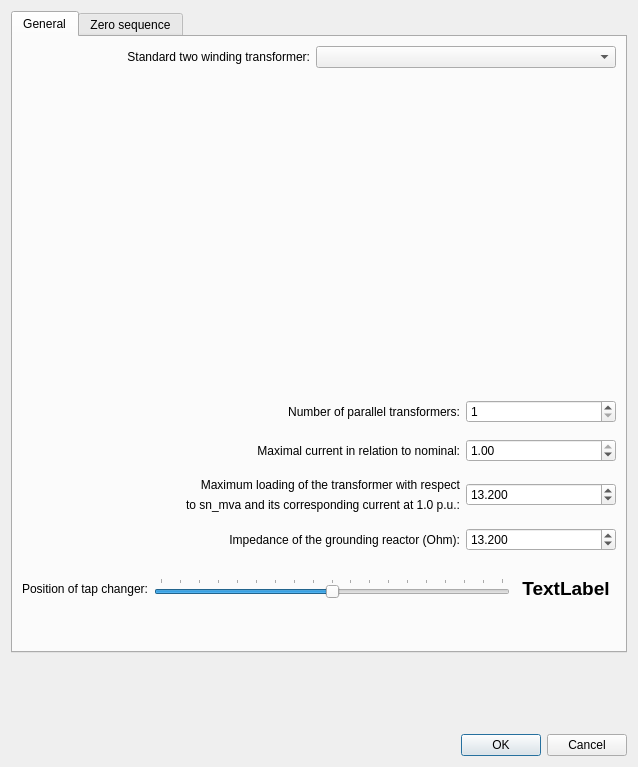
<?xml version="1.0" encoding="UTF-8"?>
<ui version="4.0">
 <class>Dialog</class>
 <widget class="QDialog" name="Dialog">
  <property name="geometry">
   <rect>
    <x>0</x>
    <y>0</y>
    <width>638</width>
    <height>767</height>
   </rect>
  </property>
  <property name="minimumSize">
   <size>
    <width>638</width>
    <height>767</height>
   </size>
  </property>
  <property name="maximumSize">
   <size>
    <width>638</width>
    <height>767</height>
   </size>
  </property>
  <property name="windowTitle">
   <string>Dialog</string>
  </property>
  <layout class="QVBoxLayout" name="verticalLayout">
   <item>
    <widget class="QTabWidget" name="tabWidget">
     <property name="currentIndex">
      <number>0</number>
     </property>
     <widget class="QWidget" name="tab">
      <attribute name="title">
       <string>General</string>
      </attribute>
      <layout class="QVBoxLayout" name="verticalLayout_2">
       <item>
        <layout class="QHBoxLayout" name="horizontalLayout_4">
         <item>
          <spacer name="horizontalSpacer_3">
           <property name="orientation">
            <enum>Qt::Horizontal</enum>
           </property>
           <property name="sizeHint" stdset="0">
            <size>
             <width>40</width>
             <height>20</height>
            </size>
           </property>
          </spacer>
         </item>
         <item>
          <widget class="QLabel" name="label_4">
           <property name="text">
            <string>Standard two winding transformer:</string>
           </property>
           <property name="alignment">
            <set>Qt::AlignRight|Qt::AlignTrailing|Qt::AlignVCenter</set>
           </property>
          </widget>
         </item>
         <item>
          <widget class="QComboBox" name="std_type">
           <property name="minimumSize">
            <size>
             <width>300</width>
             <height>0</height>
            </size>
           </property>
          </widget>
         </item>
        </layout>
       </item>
       <item>
        <spacer name="verticalSpacer_2">
         <property name="orientation">
          <enum>Qt::Vertical</enum>
         </property>
         <property name="sizeType">
          <enum>QSizePolicy::Fixed</enum>
         </property>
         <property name="sizeHint" stdset="0">
          <size>
           <width>20</width>
           <height>10</height>
          </size>
         </property>
        </spacer>
       </item>
       <item>
        <widget class="QWidget" name="widget_table_container" native="true">
         <property name="minimumSize">
          <size>
           <width>0</width>
           <height>300</height>
          </size>
         </property>
         <layout class="QHBoxLayout" name="horizontalLayout_3">
          <item>
           <layout class="QHBoxLayout" name="horizontalLayout_5">
            <item>
             <spacer name="horizontalSpacer_2">
              <property name="orientation">
               <enum>Qt::Horizontal</enum>
              </property>
              <property name="sizeHint" stdset="0">
               <size>
                <width>40</width>
                <height>20</height>
               </size>
              </property>
             </spacer>
            </item>
            <item>
             <layout class="QVBoxLayout" name="layout_table">
              <property name="sizeConstraint">
               <enum>QLayout::SetMaximumSize</enum>
              </property>
             </layout>
            </item>
            <item>
             <spacer name="horizontalSpacer">
              <property name="orientation">
               <enum>Qt::Horizontal</enum>
              </property>
              <property name="sizeHint" stdset="0">
               <size>
                <width>40</width>
                <height>20</height>
               </size>
              </property>
             </spacer>
            </item>
           </layout>
          </item>
         </layout>
        </widget>
       </item>
       <item>
        <spacer name="verticalSpacer_3">
         <property name="orientation">
          <enum>Qt::Vertical</enum>
         </property>
         <property name="sizeType">
          <enum>QSizePolicy::Fixed</enum>
         </property>
         <property name="sizeHint" stdset="0">
          <size>
           <width>20</width>
           <height>10</height>
          </size>
         </property>
        </spacer>
       </item>
       <item>
        <layout class="QHBoxLayout" name="horizontalLayout_26">
         <item>
          <spacer name="horizontalSpacer_4">
           <property name="orientation">
            <enum>Qt::Horizontal</enum>
           </property>
           <property name="sizeHint" stdset="0">
            <size>
             <width>40</width>
             <height>20</height>
            </size>
           </property>
          </spacer>
         </item>
         <item>
          <widget class="QLabel" name="label_25">
           <property name="text">
            <string>Number of parallel transformers:</string>
           </property>
           <property name="alignment">
            <set>Qt::AlignRight|Qt::AlignTrailing|Qt::AlignVCenter</set>
           </property>
          </widget>
         </item>
         <item>
          <widget class="QDoubleSpinBox" name="parallel">
           <property name="minimumSize">
            <size>
             <width>150</width>
             <height>0</height>
            </size>
           </property>
           <property name="decimals">
            <number>0</number>
           </property>
           <property name="minimum">
            <double>1.000000000000000</double>
           </property>
           <property name="maximum">
            <double>10.000000000000000</double>
           </property>
           <property name="singleStep">
            <double>1.000000000000000</double>
           </property>
           <property name="value">
            <double>1.000000000000000</double>
           </property>
          </widget>
         </item>
        </layout>
       </item>
       <item>
        <spacer name="verticalSpacer_6">
         <property name="orientation">
          <enum>Qt::Vertical</enum>
         </property>
         <property name="sizeType">
          <enum>QSizePolicy::Fixed</enum>
         </property>
         <property name="sizeHint" stdset="0">
          <size>
           <width>20</width>
           <height>10</height>
          </size>
         </property>
        </spacer>
       </item>
       <item>
        <layout class="QHBoxLayout" name="horizontalLayout_27">
         <item>
          <spacer name="horizontalSpacer_5">
           <property name="orientation">
            <enum>Qt::Horizontal</enum>
           </property>
           <property name="sizeHint" stdset="0">
            <size>
             <width>40</width>
             <height>20</height>
            </size>
           </property>
          </spacer>
         </item>
         <item>
          <widget class="QLabel" name="label_26">
           <property name="text">
            <string>Maximal current in relation to nominal:</string>
           </property>
           <property name="alignment">
            <set>Qt::AlignRight|Qt::AlignTrailing|Qt::AlignVCenter</set>
           </property>
          </widget>
         </item>
         <item>
          <widget class="QDoubleSpinBox" name="df">
           <property name="minimumSize">
            <size>
             <width>150</width>
             <height>0</height>
            </size>
           </property>
           <property name="decimals">
            <number>2</number>
           </property>
           <property name="minimum">
            <double>0.010000000000000</double>
           </property>
           <property name="maximum">
            <double>1.000000000000000</double>
           </property>
           <property name="singleStep">
            <double>0.010000000000000</double>
           </property>
           <property name="value">
            <double>1.000000000000000</double>
           </property>
          </widget>
         </item>
        </layout>
       </item>
       <item>
        <layout class="QHBoxLayout" name="horizontalLayout_8">
         <item>
          <spacer name="horizontalSpacer_6">
           <property name="orientation">
            <enum>Qt::Horizontal</enum>
           </property>
           <property name="sizeHint" stdset="0">
            <size>
             <width>40</width>
             <height>20</height>
            </size>
           </property>
          </spacer>
         </item>
         <item>
          <layout class="QVBoxLayout" name="verticalLayout_7">
           <item>
            <spacer name="verticalSpacer_8">
             <property name="orientation">
              <enum>Qt::Vertical</enum>
             </property>
             <property name="sizeType">
              <enum>QSizePolicy::Minimum</enum>
             </property>
             <property name="sizeHint" stdset="0">
              <size>
               <width>20</width>
               <height>10</height>
              </size>
             </property>
            </spacer>
           </item>
           <item>
            <widget class="QLabel" name="label_12">
             <property name="text">
              <string>Maximum loading of the transformer with respect</string>
             </property>
             <property name="alignment">
              <set>Qt::AlignRight|Qt::AlignTrailing|Qt::AlignVCenter</set>
             </property>
            </widget>
           </item>
           <item>
            <widget class="QLabel" name="label_13">
             <property name="text">
              <string>to sn_mva and its corresponding current at 1.0 p.u.:</string>
             </property>
             <property name="alignment">
              <set>Qt::AlignRight|Qt::AlignTrailing|Qt::AlignVCenter</set>
             </property>
            </widget>
           </item>
           <item>
            <spacer name="verticalSpacer_9">
             <property name="orientation">
              <enum>Qt::Vertical</enum>
             </property>
             <property name="sizeType">
              <enum>QSizePolicy::Minimum</enum>
             </property>
             <property name="sizeHint" stdset="0">
              <size>
               <width>20</width>
               <height>10</height>
              </size>
             </property>
            </spacer>
           </item>
          </layout>
         </item>
         <item>
          <widget class="QDoubleSpinBox" name="max_loading_percent">
           <property name="minimumSize">
            <size>
             <width>150</width>
             <height>0</height>
            </size>
           </property>
           <property name="decimals">
            <number>3</number>
           </property>
           <property name="minimum">
            <double>0.001000000000000</double>
           </property>
           <property name="maximum">
            <double>100.000000000000000</double>
           </property>
           <property name="singleStep">
            <double>10.000000000000000</double>
           </property>
           <property name="value">
            <double>13.199999999999999</double>
           </property>
          </widget>
         </item>
        </layout>
       </item>
       <item>
        <layout class="QHBoxLayout" name="horizontalLayout_25">
         <item>
          <spacer name="horizontalSpacer_7">
           <property name="orientation">
            <enum>Qt::Horizontal</enum>
           </property>
           <property name="sizeHint" stdset="0">
            <size>
             <width>40</width>
             <height>20</height>
            </size>
           </property>
          </spacer>
         </item>
         <item>
          <widget class="QLabel" name="label_24">
           <property name="text">
            <string>Impedance of the grounding reactor (Ohm):</string>
           </property>
           <property name="alignment">
            <set>Qt::AlignRight|Qt::AlignTrailing|Qt::AlignVCenter</set>
           </property>
          </widget>
         </item>
         <item>
          <widget class="QDoubleSpinBox" name="xn_ohm">
           <property name="minimumSize">
            <size>
             <width>150</width>
             <height>0</height>
            </size>
           </property>
           <property name="decimals">
            <number>3</number>
           </property>
           <property name="minimum">
            <double>-10000.000000000000000</double>
           </property>
           <property name="maximum">
            <double>10000.000000000000000</double>
           </property>
           <property name="singleStep">
            <double>1.000000000000000</double>
           </property>
           <property name="value">
            <double>13.199999999999999</double>
           </property>
          </widget>
         </item>
        </layout>
       </item>
       <item>
        <spacer name="verticalSpacer_4">
         <property name="orientation">
          <enum>Qt::Vertical</enum>
         </property>
         <property name="sizeType">
          <enum>QSizePolicy::Fixed</enum>
         </property>
         <property name="sizeHint" stdset="0">
          <size>
           <width>20</width>
           <height>20</height>
          </size>
         </property>
        </spacer>
       </item>
       <item>
        <layout class="QHBoxLayout" name="layout_tap_pos">
         <item>
          <widget class="QLabel" name="label_tap_pos">
           <property name="text">
            <string>Position of tap changer:</string>
           </property>
          </widget>
         </item>
         <item>
          <widget class="QSlider" name="tap_pos">
           <property name="toolTipDuration">
            <number>-1</number>
           </property>
           <property name="minimum">
            <number>-9</number>
           </property>
           <property name="maximum">
            <number>9</number>
           </property>
           <property name="orientation">
            <enum>Qt::Horizontal</enum>
           </property>
           <property name="tickPosition">
            <enum>QSlider::TicksAbove</enum>
           </property>
           <property name="tickInterval">
            <number>1</number>
           </property>
          </widget>
         </item>
         <item>
          <widget class="QLabel" name="tap_pos_display">
           <property name="sizePolicy">
            <sizepolicy hsizetype="Fixed" vsizetype="Fixed">
             <horstretch>0</horstretch>
             <verstretch>0</verstretch>
            </sizepolicy>
           </property>
           <property name="minimumSize">
            <size>
             <width>100</width>
             <height>0</height>
            </size>
           </property>
           <property name="maximumSize">
            <size>
             <width>100</width>
             <height>16777215</height>
            </size>
           </property>
           <property name="font">
            <font>
             <pointsize>14</pointsize>
             <weight>75</weight>
             <bold>true</bold>
            </font>
           </property>
           <property name="text">
            <string>TextLabel</string>
           </property>
           <property name="alignment">
            <set>Qt::AlignCenter</set>
           </property>
          </widget>
         </item>
        </layout>
       </item>
       <item>
        <spacer name="verticalSpacer_10">
         <property name="orientation">
          <enum>Qt::Vertical</enum>
         </property>
         <property name="sizeHint" stdset="0">
          <size>
           <width>20</width>
           <height>40</height>
          </size>
         </property>
        </spacer>
       </item>
      </layout>
     </widget>
     <widget class="QWidget" name="tab_2">
      <attribute name="title">
       <string>Zero sequence</string>
      </attribute>
      <layout class="QVBoxLayout" name="verticalLayout_3">
       <item>
        <layout class="QHBoxLayout" name="horizontalLayout_7">
         <item>
          <spacer name="horizontalSpacer_8">
           <property name="orientation">
            <enum>Qt::Horizontal</enum>
           </property>
           <property name="sizeHint" stdset="0">
            <size>
             <width>40</width>
             <height>20</height>
            </size>
           </property>
          </spacer>
         </item>
         <item>
          <widget class="QLabel" name="label_10">
           <property name="text">
            <string>Zero sequence relative short-circuit voltage (%):</string>
           </property>
           <property name="alignment">
            <set>Qt::AlignRight|Qt::AlignTrailing|Qt::AlignVCenter</set>
           </property>
          </widget>
         </item>
         <item>
          <widget class="QDoubleSpinBox" name="vk0_percent">
           <property name="minimumSize">
            <size>
             <width>150</width>
             <height>0</height>
            </size>
           </property>
           <property name="decimals">
            <number>3</number>
           </property>
           <property name="minimum">
            <double>0.000000000000000</double>
           </property>
           <property name="maximum">
            <double>100.000000000000000</double>
           </property>
           <property name="singleStep">
            <double>1.000000000000000</double>
           </property>
           <property name="value">
            <double>13.199999999999999</double>
           </property>
          </widget>
         </item>
        </layout>
       </item>
       <item>
        <spacer name="verticalSpacer_5">
         <property name="orientation">
          <enum>Qt::Vertical</enum>
         </property>
         <property name="sizeType">
          <enum>QSizePolicy::Fixed</enum>
         </property>
         <property name="sizeHint" stdset="0">
          <size>
           <width>20</width>
           <height>10</height>
          </size>
         </property>
        </spacer>
       </item>
       <item>
        <layout class="QHBoxLayout" name="horizontalLayout_20">
         <item>
          <spacer name="horizontalSpacer_9">
           <property name="orientation">
            <enum>Qt::Horizontal</enum>
           </property>
           <property name="sizeHint" stdset="0">
            <size>
             <width>40</width>
             <height>20</height>
            </size>
           </property>
          </spacer>
         </item>
         <item>
          <widget class="QLabel" name="label_11">
           <property name="text">
            <string>Real part of zero sequence relative SC voltage (%):</string>
           </property>
           <property name="alignment">
            <set>Qt::AlignRight|Qt::AlignTrailing|Qt::AlignVCenter</set>
           </property>
          </widget>
         </item>
         <item>
          <widget class="QDoubleSpinBox" name="vkr0_percent">
           <property name="minimumSize">
            <size>
             <width>150</width>
             <height>0</height>
            </size>
           </property>
           <property name="decimals">
            <number>3</number>
           </property>
           <property name="minimum">
            <double>0.000000000000000</double>
           </property>
           <property name="maximum">
            <double>100.000000000000000</double>
           </property>
           <property name="singleStep">
            <double>1.000000000000000</double>
           </property>
           <property name="value">
            <double>13.199999999999999</double>
           </property>
          </widget>
         </item>
        </layout>
       </item>
       <item>
        <layout class="QHBoxLayout" name="horizontalLayout_21">
         <item>
          <spacer name="horizontalSpacer_10">
           <property name="orientation">
            <enum>Qt::Horizontal</enum>
           </property>
           <property name="sizeHint" stdset="0">
            <size>
             <width>40</width>
             <height>20</height>
            </size>
           </property>
          </spacer>
         </item>
         <item>
          <layout class="QVBoxLayout" name="verticalLayout_5">
           <item>
            <spacer name="verticalSpacer_11">
             <property name="orientation">
              <enum>Qt::Vertical</enum>
             </property>
             <property name="sizeType">
              <enum>QSizePolicy::Minimum</enum>
             </property>
             <property name="sizeHint" stdset="0">
              <size>
               <width>20</width>
               <height>10</height>
              </size>
             </property>
            </spacer>
           </item>
           <item>
            <widget class="QLabel" name="label_20">
             <property name="text">
              <string>z_mag0 / z0 ratio between magnetizing and short</string>
             </property>
             <property name="alignment">
              <set>Qt::AlignRight|Qt::AlignTrailing|Qt::AlignVCenter</set>
             </property>
            </widget>
           </item>
           <item>
            <widget class="QLabel" name="label_21">
             <property name="text">
              <string>circuit impedance (zero sequence) (%):</string>
             </property>
             <property name="alignment">
              <set>Qt::AlignRight|Qt::AlignTrailing|Qt::AlignVCenter</set>
             </property>
            </widget>
           </item>
           <item>
            <spacer name="verticalSpacer_12">
             <property name="orientation">
              <enum>Qt::Vertical</enum>
             </property>
             <property name="sizeType">
              <enum>QSizePolicy::Minimum</enum>
             </property>
             <property name="sizeHint" stdset="0">
              <size>
               <width>20</width>
               <height>10</height>
              </size>
             </property>
            </spacer>
           </item>
          </layout>
         </item>
         <item>
          <widget class="QDoubleSpinBox" name="mag0_percent">
           <property name="minimumSize">
            <size>
             <width>150</width>
             <height>0</height>
            </size>
           </property>
           <property name="decimals">
            <number>3</number>
           </property>
           <property name="minimum">
            <double>0.000000000000000</double>
           </property>
           <property name="maximum">
            <double>100.000000000000000</double>
           </property>
           <property name="singleStep">
            <double>1.000000000000000</double>
           </property>
           <property name="value">
            <double>13.199999999999999</double>
           </property>
          </widget>
         </item>
        </layout>
       </item>
       <item>
        <layout class="QHBoxLayout" name="horizontalLayout_22">
         <item>
          <spacer name="horizontalSpacer_11">
           <property name="orientation">
            <enum>Qt::Horizontal</enum>
           </property>
           <property name="sizeHint" stdset="0">
            <size>
             <width>40</width>
             <height>20</height>
            </size>
           </property>
          </spacer>
         </item>
         <item>
          <widget class="QLabel" name="label_19">
           <property name="text">
            <string>Zero sequence magnetizing r/x ratio:</string>
           </property>
           <property name="alignment">
            <set>Qt::AlignRight|Qt::AlignTrailing|Qt::AlignVCenter</set>
           </property>
          </widget>
         </item>
         <item>
          <widget class="QDoubleSpinBox" name="mag0_rx">
           <property name="minimumSize">
            <size>
             <width>150</width>
             <height>0</height>
            </size>
           </property>
           <property name="decimals">
            <number>3</number>
           </property>
           <property name="minimum">
            <double>-10000.000000000000000</double>
           </property>
           <property name="maximum">
            <double>10000.000000000000000</double>
           </property>
           <property name="singleStep">
            <double>1.000000000000000</double>
           </property>
           <property name="value">
            <double>13.199999999999999</double>
           </property>
          </widget>
         </item>
        </layout>
       </item>
       <item>
        <layout class="QHBoxLayout" name="horizontalLayout_23">
         <item>
          <spacer name="horizontalSpacer_12">
           <property name="orientation">
            <enum>Qt::Horizontal</enum>
           </property>
           <property name="sizeHint" stdset="0">
            <size>
             <width>40</width>
             <height>20</height>
            </size>
           </property>
          </spacer>
         </item>
         <item>
          <layout class="QVBoxLayout" name="verticalLayout_6">
           <item>
            <spacer name="verticalSpacer_13">
             <property name="orientation">
              <enum>Qt::Vertical</enum>
             </property>
             <property name="sizeType">
              <enum>QSizePolicy::Minimum</enum>
             </property>
             <property name="sizeHint" stdset="0">
              <size>
               <width>20</width>
               <height>10</height>
              </size>
             </property>
            </spacer>
           </item>
           <item>
            <widget class="QLabel" name="label_22">
             <property name="text">
              <string>Distribution of zero sequence leakage impedances</string>
             </property>
             <property name="alignment">
              <set>Qt::AlignRight|Qt::AlignTrailing|Qt::AlignVCenter</set>
             </property>
            </widget>
           </item>
           <item>
            <widget class="QLabel" name="label_23">
             <property name="text">
              <string>for HV side:</string>
             </property>
             <property name="alignment">
              <set>Qt::AlignRight|Qt::AlignTrailing|Qt::AlignVCenter</set>
             </property>
            </widget>
           </item>
           <item>
            <spacer name="verticalSpacer_14">
             <property name="orientation">
              <enum>Qt::Vertical</enum>
             </property>
             <property name="sizeType">
              <enum>QSizePolicy::Minimum</enum>
             </property>
             <property name="sizeHint" stdset="0">
              <size>
               <width>20</width>
               <height>10</height>
              </size>
             </property>
            </spacer>
           </item>
          </layout>
         </item>
         <item>
          <widget class="QDoubleSpinBox" name="si0_hv_partial">
           <property name="minimumSize">
            <size>
             <width>150</width>
             <height>0</height>
            </size>
           </property>
           <property name="decimals">
            <number>3</number>
           </property>
           <property name="minimum">
            <double>0.000000000000000</double>
           </property>
           <property name="maximum">
            <double>10000.000000000000000</double>
           </property>
           <property name="singleStep">
            <double>1.000000000000000</double>
           </property>
           <property name="value">
            <double>13.199999999999999</double>
           </property>
          </widget>
         </item>
        </layout>
       </item>
       <item>
        <spacer name="verticalSpacer_7">
         <property name="orientation">
          <enum>Qt::Vertical</enum>
         </property>
         <property name="sizeHint" stdset="0">
          <size>
           <width>20</width>
           <height>40</height>
          </size>
         </property>
        </spacer>
       </item>
      </layout>
     </widget>
    </widget>
   </item>
   <item>
    <spacer name="verticalSpacer">
     <property name="orientation">
      <enum>Qt::Vertical</enum>
     </property>
     <property name="sizeType">
      <enum>QSizePolicy::Expanding</enum>
     </property>
     <property name="sizeHint" stdset="0">
      <size>
       <width>20</width>
       <height>40</height>
      </size>
     </property>
    </spacer>
   </item>
   <item>
    <widget class="QDialogButtonBox" name="buttonBox">
     <property name="orientation">
      <enum>Qt::Horizontal</enum>
     </property>
     <property name="standardButtons">
      <set>QDialogButtonBox::Cancel|QDialogButtonBox::Ok</set>
     </property>
    </widget>
   </item>
  </layout>
 </widget>
 <resources/>
 <connections>
  <connection>
   <sender>buttonBox</sender>
   <signal>accepted()</signal>
   <receiver>Dialog</receiver>
   <slot>accept()</slot>
   <hints>
    <hint type="sourcelabel">
     <x>260</x>
     <y>825</y>
    </hint>
    <hint type="destinationlabel">
     <x>157</x>
     <y>274</y>
    </hint>
   </hints>
  </connection>
  <connection>
   <sender>buttonBox</sender>
   <signal>rejected()</signal>
   <receiver>Dialog</receiver>
   <slot>reject()</slot>
   <hints>
    <hint type="sourcelabel">
     <x>328</x>
     <y>825</y>
    </hint>
    <hint type="destinationlabel">
     <x>286</x>
     <y>274</y>
    </hint>
   </hints>
  </connection>
  <connection>
   <sender>tap_pos</sender>
   <signal>valueChanged(int)</signal>
   <receiver>tap_pos_display</receiver>
   <slot>setNum(int)</slot>
   <hints>
    <hint type="sourcelabel">
     <x>390</x>
     <y>599</y>
    </hint>
    <hint type="destinationlabel">
     <x>540</x>
     <y>593</y>
    </hint>
   </hints>
  </connection>
 </connections>
</ui>
